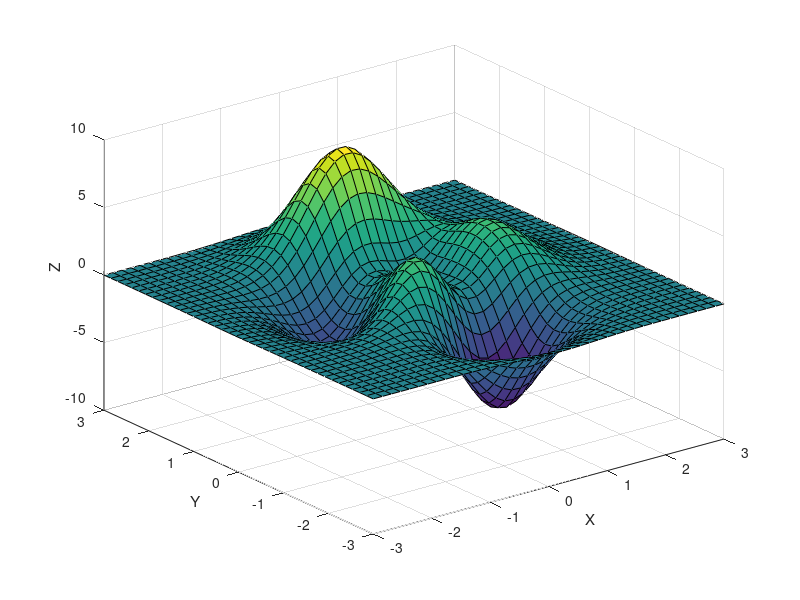

Write MATLAB code to recreate this figure. (Note: this script raises an error after producing the figure.)
function pick3D_on_plane_example
    % Sample 3D scene
    figure('Name','Click to pick a 3D point (project to z=0)');
    ax = axes;
    [X,Y,Z] = peaks(40);
    surf(X,Y,Z), hold on
    xlabel('X'), ylabel('Y'), zlabel('Z')
    view(3), cameratoolbar('show')
    % Set callback
    hFig = gcf;
    hFig.WindowButtonDownFcn = @(~,~) onClick(ax);
end

function onClick(ax)
    % Ray defined by two points in axes coordinates
    cp = ax.CurrentPoint;        % 2x3 matrix: near and far points
    p1 = cp(1,:); p2 = cp(2,:);
    v = p2 - p1;                 % ray direction

    % Define plane: example z = 0 -> normal = [0 0 1], point P0 = [0 0 0]
    n = [0 0 1];
    P0 = [0 0 0];

    denom = dot(n, v);
    if abs(denom) < eps
        disp('Ray is parallel to plane — no intersection or infinite.');
        return
    end

    t = dot(n, (P0 - p1)) / denom;   % ray parameter
    intersection = p1 + t * v;

    % Visual feedback
    holdState = ishold(ax);
    hold(ax,'on')
    plot3(ax, intersection(1), intersection(2), intersection(3), 'ro', ...
          'MarkerSize',10, 'LineWidth',1.5);
    text(ax, intersection(1), intersection(2), intersection(3), ...
         sprintf('  (%.3g, %.3g, %.3g)', intersection), 'Color','r');
    if ~holdState, hold(ax,'off'); end

    fprintf('Picked 3D point: [%.6g %.6g %.6g]\n', intersection);
end
